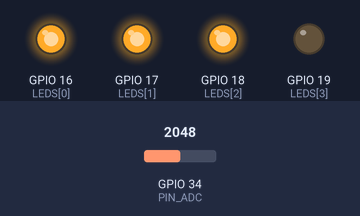
Simulated run of this sketch. Board: ESP32. Shown: output pins drawn as LEDs (lit = HIGH). The inputs (shaded band) are chosen by the test bench; at power-on: GPIO 34 (PIN_ADC) = 2048. What the sketch prints to the serial monitor is not drawn.

Above: at 0.1 s.
At 8.6 s:
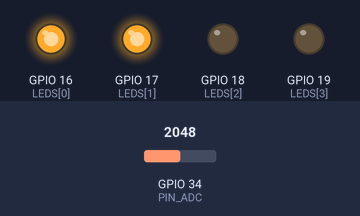
Timing chart, 0 to 10.1 s (numbered marks = the images above):
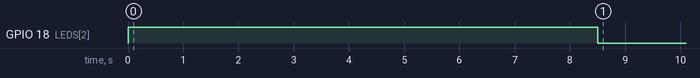

The sketch:

ldr_step_response.ino
```cpp
const int PIN_ADC = 34;
const int LEDS[]  = {16, 17, 18, 19};
const int N = 4;
const int N_INICIAL = 3;      // LEDs antes del escalón
const int N_FINAL   = 2;      // LEDs después del escalón
const int NMUESTRAS = 3000;   // 3 s a 1 kHz
const int I_ESCALON = 500;    // el escalón ocurre en la muestra 500 (0.5 s)
uint16_t buf[NMUESTRAS];

void ponerLeds(int n) {
  for (int i = 0; i < N; i++) digitalWrite(LEDS[i], i < n ? HIGH : LOW);
}

void setup() {
  Serial.begin(115200);
  analogSetPinAttenuation(PIN_ADC, ADC_11db);
  for (int i = 0; i < N; i++) pinMode(LEDS[i], OUTPUT);
  ponerLeds(N_INICIAL);
  delay(8000);                           // estabilizar (la LDR tarda en asentarse)

  unsigned long t0 = micros();
  for (int i = 0; i < NMUESTRAS; i++) {
    while (micros() - t0 < (unsigned long)i * 1000) {}
    if (i == I_ESCALON) ponerLeds(N_FINAL);
    buf[i] = analogReadMilliVolts(PIN_ADC);
  }
  Serial.println("t_ms,n_leds,y_V");
  for (int i = 0; i < NMUESTRAS; i++)
    Serial.printf("%d,%d,%.4f\n", i, i < I_ESCALON ? N_INICIAL : N_FINAL, buf[i] / 1000.0);
  Serial.println("FIN");
}

void loop() {}
```
